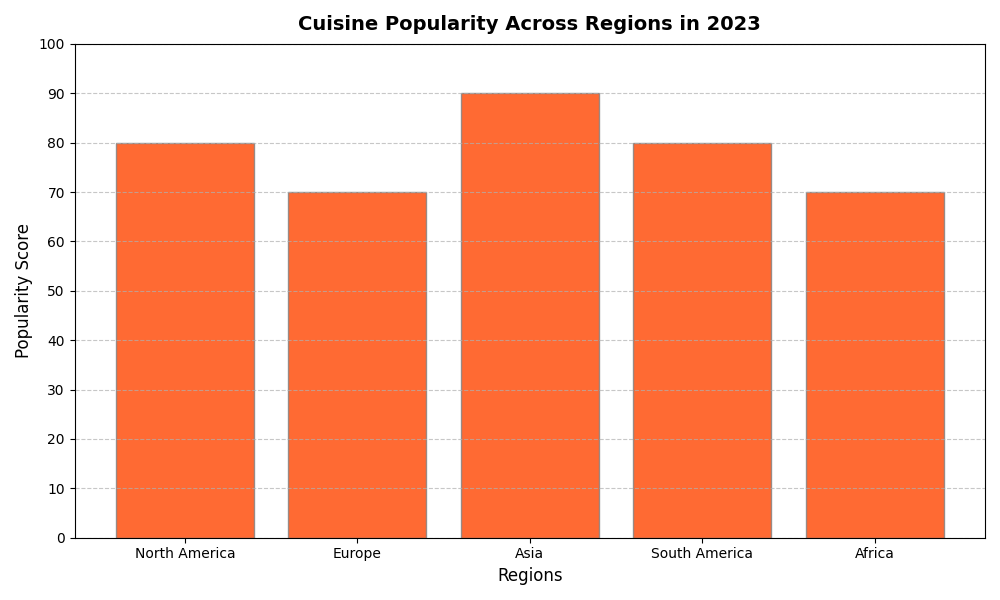

Generate this figure with Python:
import matplotlib.pyplot as plt
import numpy as np

# Data preparation
regions = ['North America', 'Europe', 'Asia', 'South America', 'Africa']
popularity_scores = [80, 70, 90, 80, 70]  # Example data for one cuisine

# Create a figure and axis
fig, ax = plt.subplots(figsize=(10, 6))

# Plot a simple vertical bar chart for one type of cuisine
ax.bar(regions, popularity_scores, color='#FF4500', edgecolor='grey', alpha=0.8)

# Titles and labels
ax.set_title("Cuisine Popularity Across Regions in 2023", fontsize=14, fontweight='bold', pad=10)
ax.set_xlabel("Regions", fontsize=12)
ax.set_ylabel("Popularity Score", fontsize=12)

# Customizing y-axis grid and ticks
ax.grid(axis='y', linestyle='--', alpha=0.7)
ax.yaxis.set_ticks(np.arange(0, 101, 10))

# Automatically adjust layout to prevent text cutoff
plt.tight_layout()

# Show the plot
plt.show()
